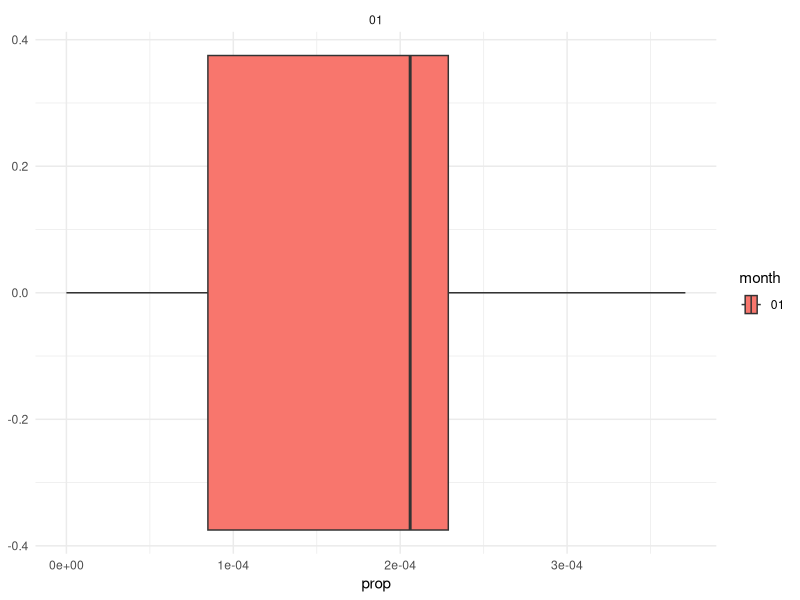
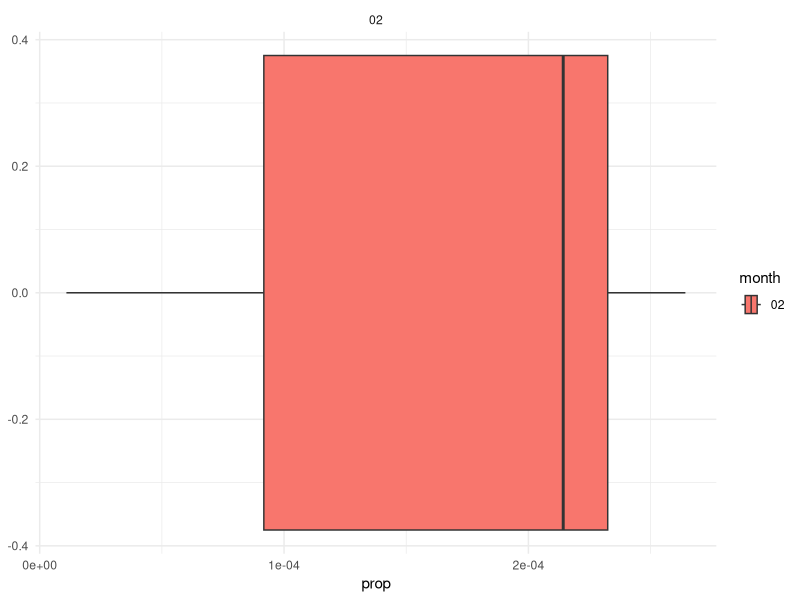
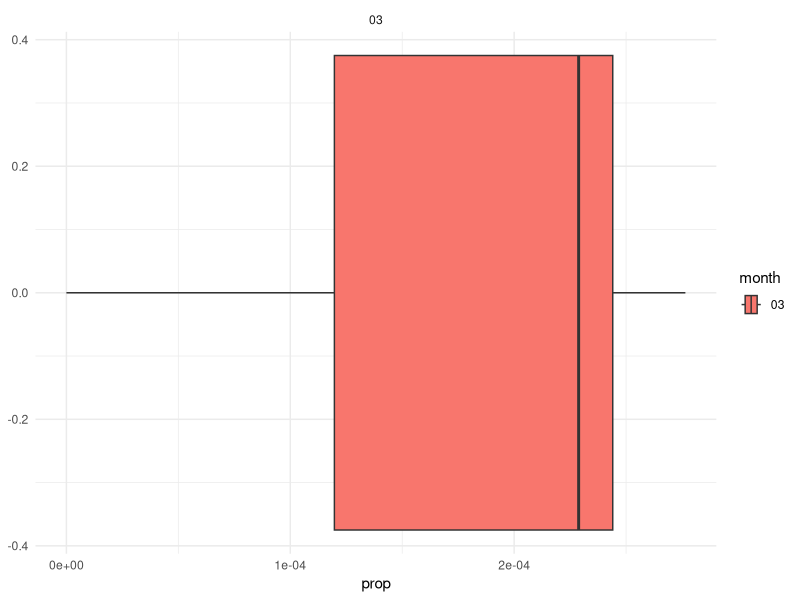
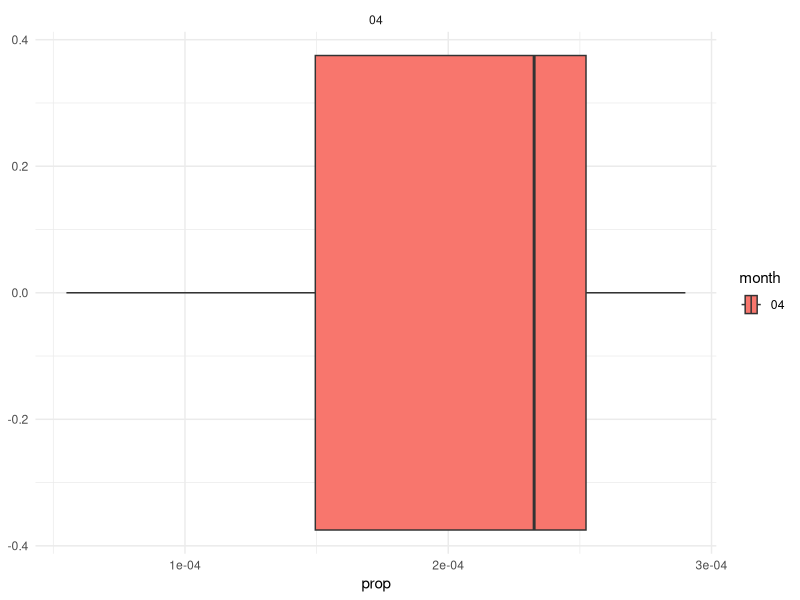
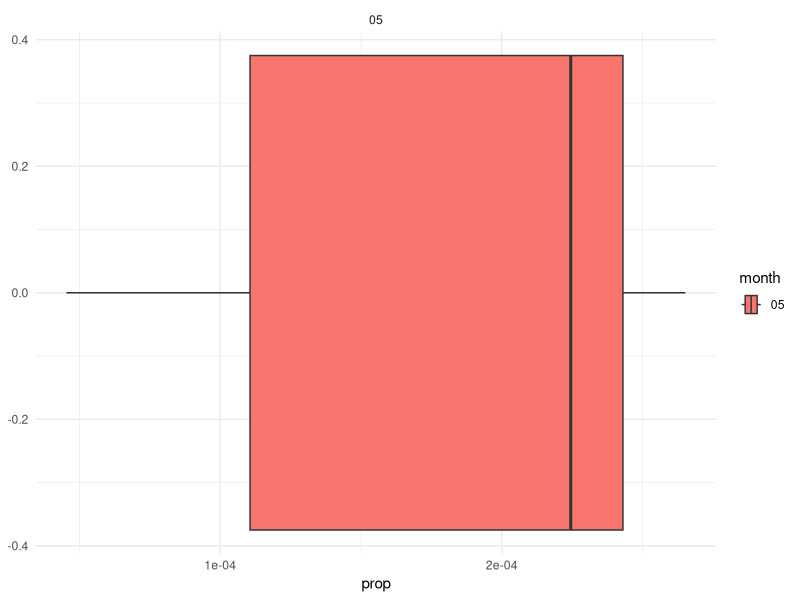
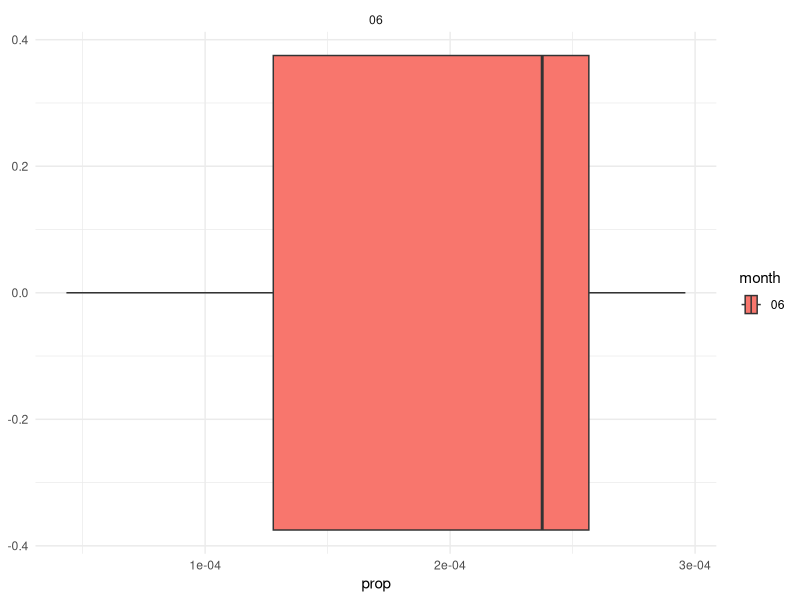
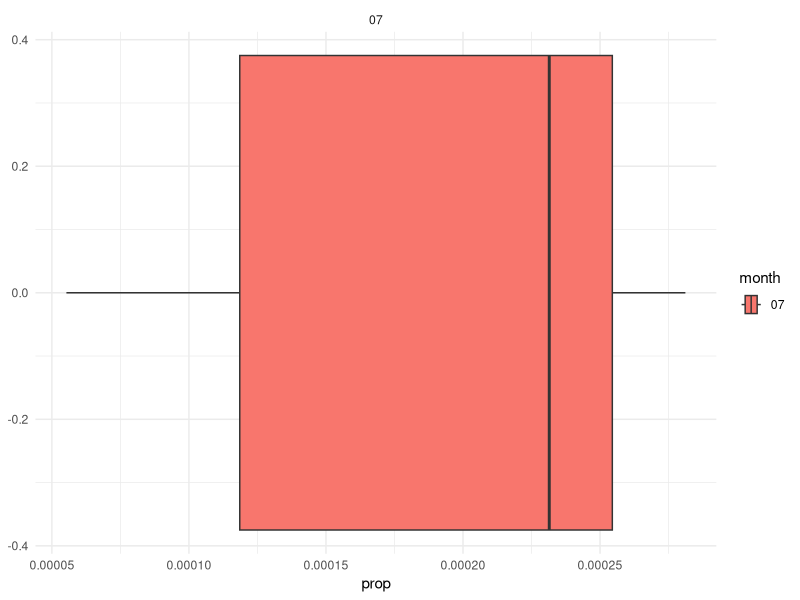
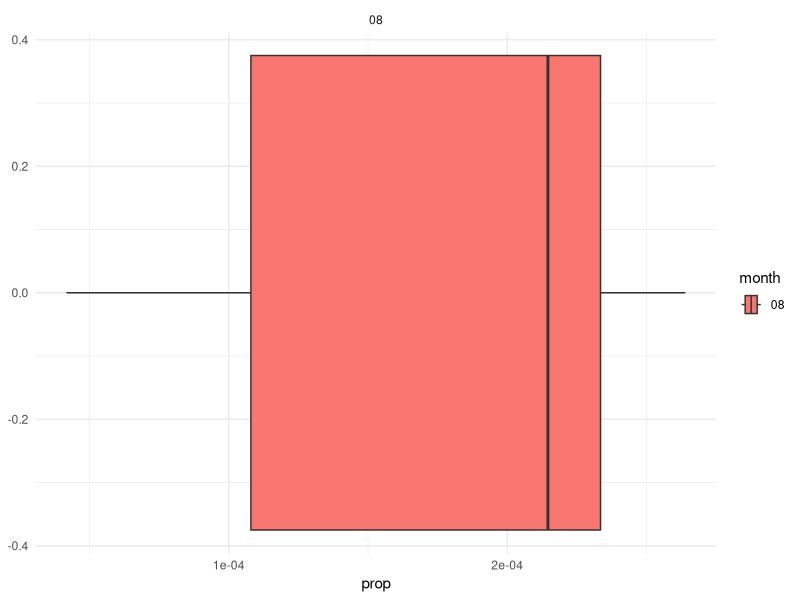

These figures' R source, in order:
## ---- chunk 1
#| include: false

library(tidyverse)
## ---- chunk 2
sequence <- seq(mdy("01-01-2015"), mdy("12-31-2025"), by = "2 months")

sequence %>%
  map(~tibble(date = .x,
              year = year(.x),
              quarter = quarter(.x),
              ISOweek = isoweek(.x))) %>%
  list_rbind()
## ---- chunk 3
sample_dates <- c("2018-03-15", "2020-07-20", "2023-01-10", "2025-09-05")

difference <- sample_dates %>%
  tibble(dates = .) %>%
  mutate(monthdiff = interval(dates, lead(dates)) %/% months(1),
        weekdiff = interval(dates, lead(dates)) / dweeks(1)) %>%
  drop_na()
          
difference

## ---- chunk 4
#| output: false
wmata <- read.csv("wmata_ridership.csv")
str(wmata)

wmata <- wmata %>%
  mutate(prop = Total/sum(Total)) %>%
  filter(!substr(Date, 3, 4) == "04" & !substr(Date, 3, 4) == "05")

monthly <- wmata %>%
  group_split(month = substr(Date, 6, 7))

monthly

## ---- chunk 5
monthlyboxplots <- monthly %>%
  map(~ggplot(data = .x, aes(x = prop, fill = month)) +
  geom_boxplot() +
  facet_wrap(~month) +
  theme_minimal())

monthlyboxplots
## ---- chunk 6
keep(c(2024, 3021, 2000, 1800, 800, 5050, 600, 7156), leap_year)
